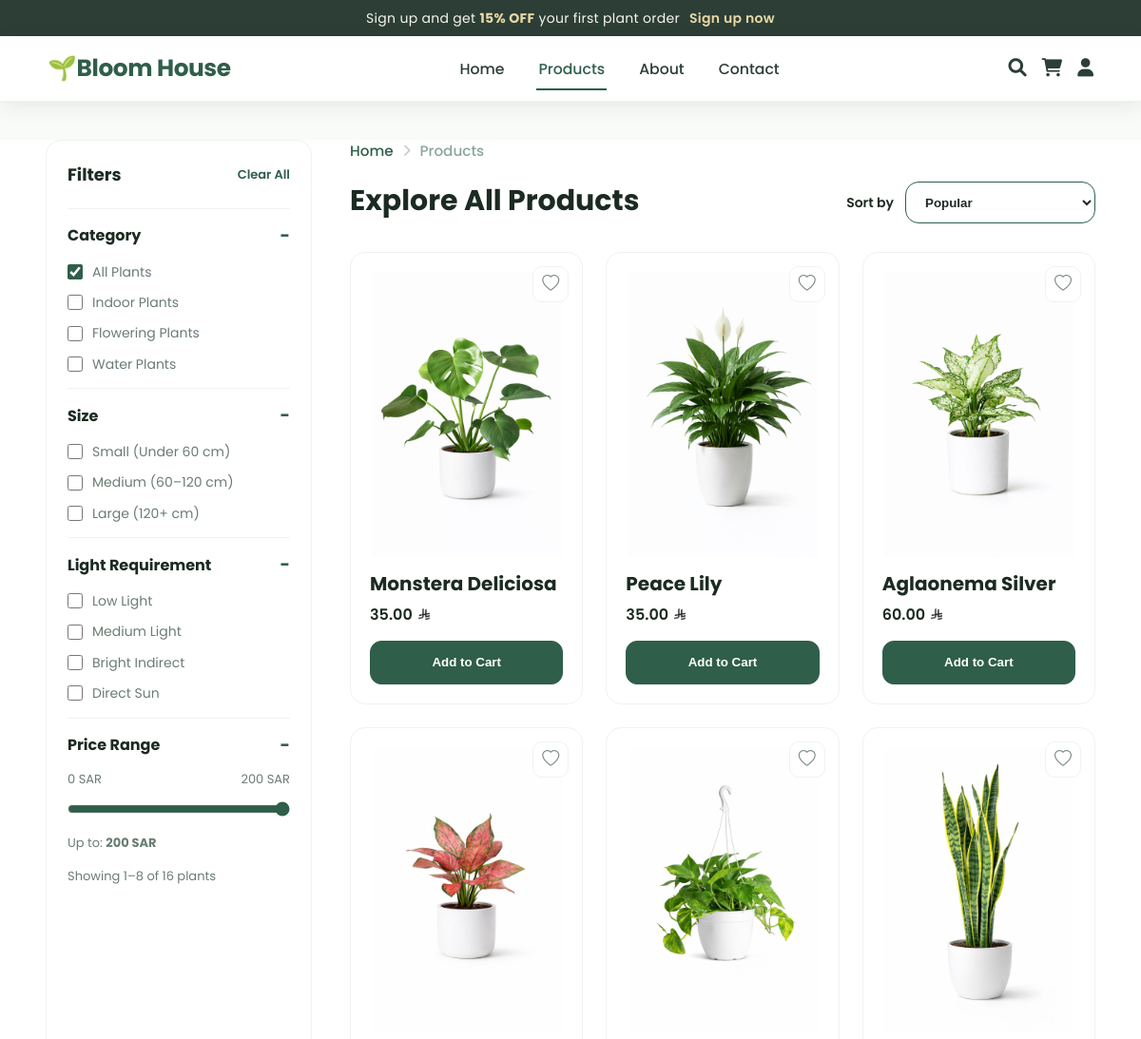
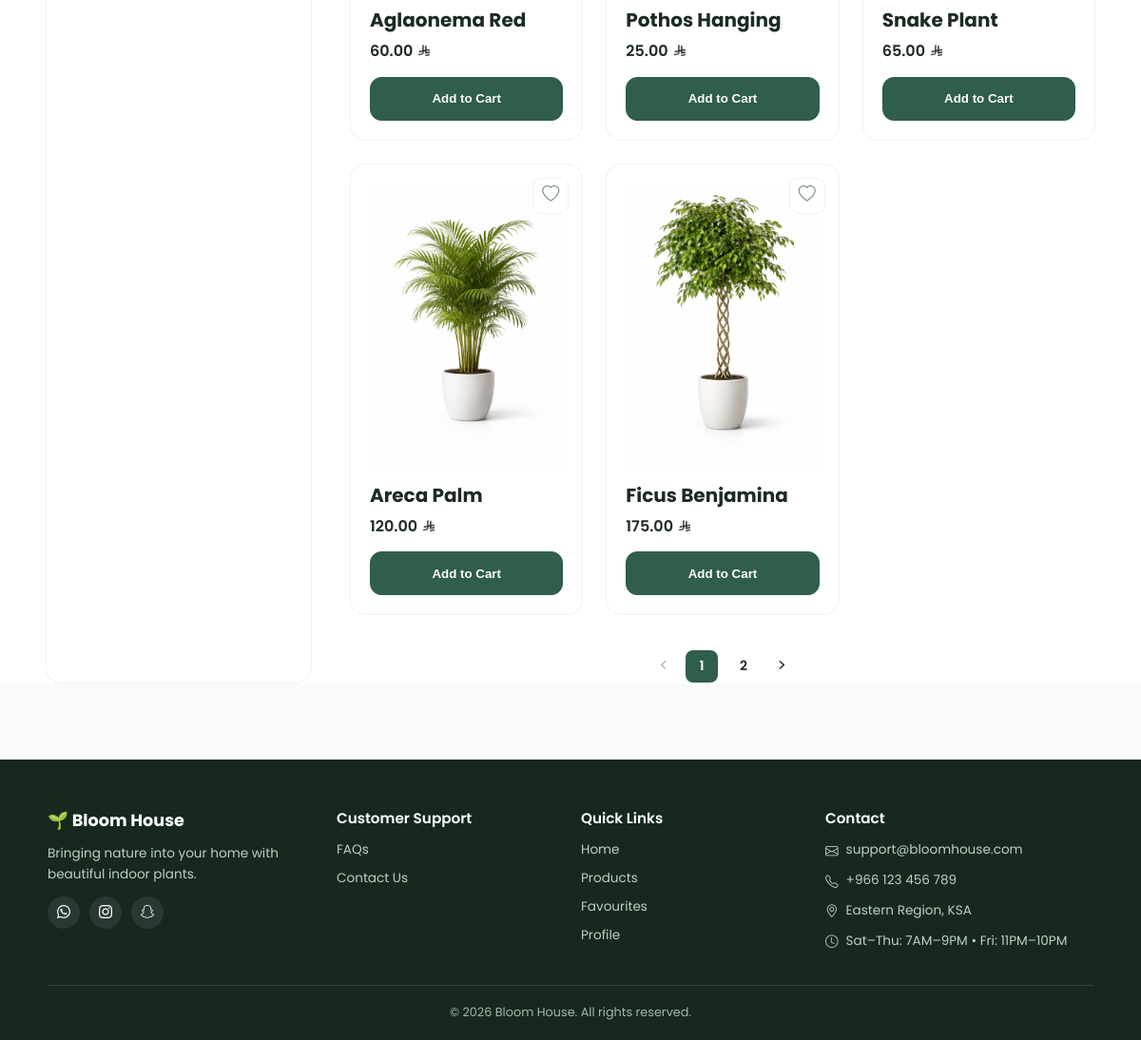
/products.php, run on the app's committed database (2 pictures, top to bottom).
### tables this page shows
CREATE TABLE `plants` (
  `plant_id` int(11) NOT NULL,
  `admin_id` int(11) DEFAULT NULL,
  `plant_name` varchar(100) NOT NULL,
  `description` text NOT NULL,
  `price` decimal(10,2) NOT NULL,
  `stock_quantity` int(11) NOT NULL,
  `light_requirement` varchar(100) NOT NULL,
  `watering_instruction` text NOT NULL,
  `image` varchar(255) NOT NULL,
  `availability_status` varchar(50) NOT NULL,
  `category` varchar(50) NOT NULL,
  `height_cm` int(11) NOT NULL,
  `humidity_requirement` enum('Low','Medium','High') NOT NULL
);

### products.php (the view, shortened to what this page needs)
<?php
include("db_connect.php");
$currentPage = 1;
$limit = 8;
$offset = ($currentPage - 1) * $limit;
$categories = isset($_GET['category']) ? (array) $_GET['category'] : array();
$sizes = isset($_GET['size']) ? (array) $_GET['size'] : array();
$lights = isset($_GET['light']) ? (array) $_GET['light'] : array();
$maxPrice = isset($_GET['max_price']) && is_numeric($_GET['max_price']) ? (int) $_GET['max_price'] : '';
$sort = isset($_GET['sort']) ? trim($_GET['sort']) : '';
$allowedCategories = array('Indoor', 'Flower', 'Water');
$allowedSizes = array('small', 'medium', 'large');
$allowedLights = array('low', 'medium', 'bright', 'direct');
$allowedSort = array('price_asc', 'price_desc', 'newest');
$categories = array_values(array_intersect($categories, $allowedCategories));
$sizes = array_values(array_intersect($sizes, $allowedSizes));
$lights = array_values(array_intersect($lights, $allowedLights));
if (!in_array($sort, $allowedSort)) {
    $sort = '';
}
$whereSql = '';
$orderSql = " ORDER BY plant_id ASC";
$countSql = "SELECT COUNT(*) AS total FROM plants" . $whereSql;
$countResult = mysqli_query($conn, $countSql);
$countRow = mysqli_fetch_assoc($countResult);
$totalPlants = (int) $countRow['total'];
$totalPages = ceil($totalPlants / $limit);
$productSql = "SELECT plant_id, plant_name, price, image, category, light_requirement FROM plants" . $whereSql . $orderSql . " LIMIT $limit OFFSET $offset";
$result = mysqli_query($conn, $productSql);
$products = array();
if ($result) {
    while ($row = mysqli_fetch_assoc($result)) {
        $products[] = $row;
    }
}
$startItem = 0;
$endItem = 0;
if ($totalPlants > 0 && !empty($products)) {
    $startItem = $offset + 1;
    $endItem = $offset + count($products);
}
function pageLink($fileName)
{
    $params = $_GET;
    unset($params['action']);
    unset($params['plant_id']);
    $query = http_build_query($params);
    return $fileName;
}
function isChecked($array, $value)
{
    return in_array($value, $array) ? 'checked' : '';
}
$favouritePlantIds = array();
$priceValue = ($maxPrice !== '') ? $maxPrice : 200;
?>
<!DOCTYPE html>
<html lang="en">
<head>
    <link rel="stylesheet" href="css/products.css">
    <link rel="stylesheet" href="css/layout.css">
    <link rel="stylesheet" href="https://cdn.jsdelivr.net/npm/bootstrap-icons/font/bootstrap-icons.css">
    <link rel="stylesheet" href="https://cdnjs.cloudflare.com/ajax/libs/font-awesome/6.0.0-beta3/css/all.min.css">
</head>
<body>
    <?php if (!isset($_SESSION['user_id'])) { ?>
        <div class="promo-bar">
            <div class="container promo-content">
                <p class="promo-text">
                    Sign up and get <strong>15% OFF</strong> your first plant order
                    <a href="register.php" class="promo-link">Sign up now</a>
                </p>
            </div>
        </div>
    <?php } ?>
    <header class="header">
        <div class="header-inner">
            <a class="logo" href="index.php">🌱Bloom House</a>
            <nav class="main-nav">
                <a href="index.php" class="nav-link">Home</a>
                <a href="products.php" class="nav-link active">Products</a>
                <a href="about.php" class="nav-link">About</a>
                <a href="contact.php" class="nav-link">Contact</a>
            </nav>
            <div class="header-actions">
                <a href="search.php" class="user-icon"><i class="fas fa-search"></i></a>
                <a href="cart.php" class="cart-icon"><i class="fas fa-shopping-cart"></i></a>
                <a href="profile.php" class="user-icon"><i class="fas fa-user"></i></a>
            </div>
        </div>
    </header>
    <main class="products-page">
        <div class="products-layout">
            <aside class="filters">
                <div class="filters-head">
                    <h2>Filters</h2>
                    <a class="filters-clear" href="products.php">Clear All</a>
                </div>
                <details class="filter-box" open>
                    <summary class="filter-title">Category</summary>
                    <div class="filter-body">
                        <label class="check">
                            <input type="checkbox" class="clear-filter-key" data-key="category" <?php echo empty($categories) ? 'checked' : ''; ?>>
                            <span>All Plants</span>
                        </label>
                        <label class="check"><input type="checkbox" class="product-filter" data-key="category"
                                data-value="Indoor" <?php echo isChecked($categories, 'Indoor'); ?>><span>Indoor
                                Plants</span></label>
                        <label class="check"><input type="checkbox" class="product-filter" data-key="category"
                                data-value="Flower" <?php echo isChecked($categories, 'Flower'); ?>><span>Flowering
                                Plants</span></label>
                        <label class="check"><input type="checkbox" class="product-filter" data-key="category"
                                data-value="Water" <?php echo isChecked($categories, 'Water'); ?>><span>Water
                                Plants</span></label>
                    </div>
                </details>
                <details class="filter-box" open>
                    <summary class="filter-title">Size</summary>
                    <div class="filter-body">
                        <label class="check"><input type="checkbox" class="product-filter" data-key="size"
                                data-value="small" <?php echo isChecked($sizes, 'small'); ?>><span>Small (Under 60
                                cm)</span></label>
                        <label class="check"><input type="checkbox" class="product-filter" data-key="size"
                                data-value="medium" <?php echo isChecked($sizes, 'medium'); ?>><span>Medium (60–120
                                cm)</span></label>
                        <label class="check"><input type="checkbox" class="product-filter" data-key="size"
                                data-value="large" <?php echo isChecked($sizes, 'large'); ?>><span>Large (120+
                                cm)</span></label>
                    </div>
                </details>
                <details class="filter-box" open>
                    <summary class="filter-title">Light Requirement</summary>
                    <div class="filter-body">
                        <label class="check"><input type="checkbox" class="product-filter" data-key="light"
                                data-value="low" <?php echo isChecked($lights, 'low'); ?>><span>Low Light</span></label>
                        <label class="check"><input type="checkbox" class="product-filter" data-key="light"
                                data-value="medium" <?php echo isChecked($lights, 'medium'); ?>><span>Medium
                                Light</span></label>
                        <label class="check"><input type="checkbox" class="product-filter" data-key="light"
                                data-value="bright" <?php echo isChecked($lights, 'bright'); ?>><span>Bright
                                Indirect</span></label>
                        <label class="check"><input type="checkbox" class="product-filter" data-key="light"
                                data-value="direct" <?php echo isChecked($lights, 'direct'); ?>><span>Direct
                                Sun</span></label>
                    </div>
                </details>
                <details class="filter-box" open>
                    <summary class="filter-title">Price Range</summary>
                    <div class="filter-body">
                        <div class="range">
                            <div class="range-row">
                                <span class="range-min">0 SAR</span>
                                <span class="range-max">200 SAR</span>
                            </div>
                            <input class="range-input" type="range" min="0" max="200"
                                value="<?php echo $priceValue; ?>">
                            <p class="range-hint">Up to: <strong class="price-value"><?php echo $priceValue; ?>
                                    SAR</strong></p>
                        </div>
                    </div>
                </details>
                <p class="filters-note">Showing <?php echo $startItem; ?>–<?php echo $endItem; ?> of
                    <?php echo $totalPlants; ?> plants
                </p>
            </aside>
            <section class="products">
                <header class="products-head">
                    <div class="products-title">
                        <nav class="breadcrumb">
                            <a href="index.php">Home</a>
                            <i class="fas fa-chevron-right"></i>
                            <span>Products</span>
                        </nav>
                        <h1>Explore All Products</h1>
                    </div>
                    <div class="products-sort">
                        <span class="sort-label">Sort by</span>
                        <select class="sort-select">
                            <option value="" <?php echo $sort == '' ? 'selected' : ''; ?>>Popular</option>
                        </select>
                    </div>
                </header>
                <div class="products-grid">
                    <?php if (!empty($products)): ?>
                        <?php foreach ($products as $row): ?>
                            <article class="product-card">
                                <?php $rowIsFavourite = in_array((int) $row['plant_id'], $favouritePlantIds); ?>
                                <button type="button"
                                    class="fav-btn product-fav-btn <?php echo $rowIsFavourite ? 'active' : ''; ?>"
                                    data-plant-id="<?php echo (int) $row['plant_id']; ?>" title="Add to favourites">
                                    <i class="bi <?php echo $rowIsFavourite ? 'bi-heart-fill' : 'bi-heart'; ?>"></i>
                                </button>
                                <a class="product-media" href="product-details.php?id=<?php echo (int) $row['plant_id']; ?>">
                                    <img src="images/plants/<?php echo htmlspecialchars($row['image']); ?>"
                                        alt="<?php echo htmlspecialchars($row['plant_name']); ?>">
                                </a>
                                <div class="product-info">
                                    <h3 class="product-name"><?php echo htmlspecialchars($row['plant_name']); ?></h3>
                                    <div class="product-price"><?php echo htmlspecialchars($row['price']); ?> <span
                                            class="currency"><img src="images/icons/sar.png" alt="SAR" class="sar-icon"></span>
                                    </div>
                                    <form method="POST" class="cart-form">
                                        <button class="btn-cart" type="submit">
                                            <span class="btn-wrapper">
                                                <span class="btn-text">Add to Cart</span>
                                            </span>
                                        </button>
                                    </form>
                                </div>
                            </article>
                        <?php endforeach; ?>
                    <?php else: ?>
                        <p class="empty-products">No plants found.</p>
                    <?php endif; ?>
                </div>
                <nav class="pagination">
                    <a class="page-arrow <?php echo $currentPage <= 1 ? 'disabled' : ''; ?>"
                        href="<?php echo $currentPage <= 1 ? '#' : pageLink('products.php'); ?>">&lt;</a>
                    <a class="page <?php echo $currentPage == 1 ? 'active' : ''; ?>"
                        href="<?php echo pageLink('products.php'); ?>">1</a>
                    <?php if ($totalPages >= 2): ?>
                        <a class="page <?php echo $currentPage == 2 ? 'active' : ''; ?>"
                            href="<?php echo pageLink('products2.php'); ?>">2</a>
                    <?php endif; ?>
                    <a class="page-arrow <?php echo ($currentPage >= $totalPages || $totalPages == 1) ? 'disabled' : ''; ?>"
                        href="<?php echo ($currentPage >= $totalPages || $totalPages == 1) ? '#' : pageLink('products2.php'); ?>">&gt;</a>
                </nav>
            </section>
        </div>
    </main>
    <footer class="footer">
        <div class="footer-container">
            <div class="footer-brand">
                <a class="footer-logo" href="index.php">🌱 Bloom House</a>
                <p>Bringing nature into your home with beautiful indoor plants.</p>
                <div class="social-icons">
                    <a href="#" aria-label="WhatsApp"><i class="bi bi-whatsapp"></i></a>
                    <a href="#" aria-label="Instagram"><i class="bi bi-instagram"></i></a>
                    <a href="#" aria-label="Snapchat"><i class="bi bi-snapchat"></i></a>
                </div>
            </div>
            <div class="footer-col">
                <h3>Customer Support</h3>
                <ul>
                    <li><a href="faq.php">FAQs</a></li>
                    <li><a href="contact.php">Contact Us</a></li>
                </ul>
            </div>
            <div class="footer-col">
                <h3>Quick Links</h3>
                <ul>
                    <li><a href="index.php">Home</a></li>
                    <li><a href="products.php">Products</a></li>
                    <li><a href="favourites.php">Favourites</a></li>
                    <li><a href="profile.php">Profile</a></li>
                </ul>
            </div>
            <div class="footer-col footer-contact">
                <h3>Contact</h3>
                <ul>
                    <li><i class="bi bi-envelope"></i> support@bloomhouse.com</li>
                    <li><i class="bi bi-telephone"></i> +966 123 456 789</li>
                    <li><i class="bi bi-geo-alt"></i> Eastern Region, KSA</li>
                    <li><i class="bi bi-clock"></i> Sat–Thu: 7AM–9PM • Fri: 11PM–10PM</li>
                </ul>
            </div>
        </div>
        <div class="footer-bottom">
            <p>&copy; 2026 Bloom House. All rights reserved.</p>
        </div>
    </footer>
</body>
</html>

### data on the page
plants: image (picture), plant_name "Monstera Deliciosa", price "35.00"
plants: image (picture), plant_name "Peace Lily", price "35.00"
plants: image (picture), plant_name "Aglaonema Silver", price "60.00"
plants: image (picture), plant_name "Aglaonema Red", price "60.00"
plants: image (picture), plant_name "Pothos Hanging", price "25.00"
plants: image (picture), plant_name "Snake Plant", price "65.00"
plants: image (picture), plant_name "Areca Palm", price "120.00"
plants: image (picture), plant_name "Ficus Benjamina", price "175.00"

### other printed values
$priceValue "200"
$startItem "1"
$endItem "8"
$totalPlants "16"
